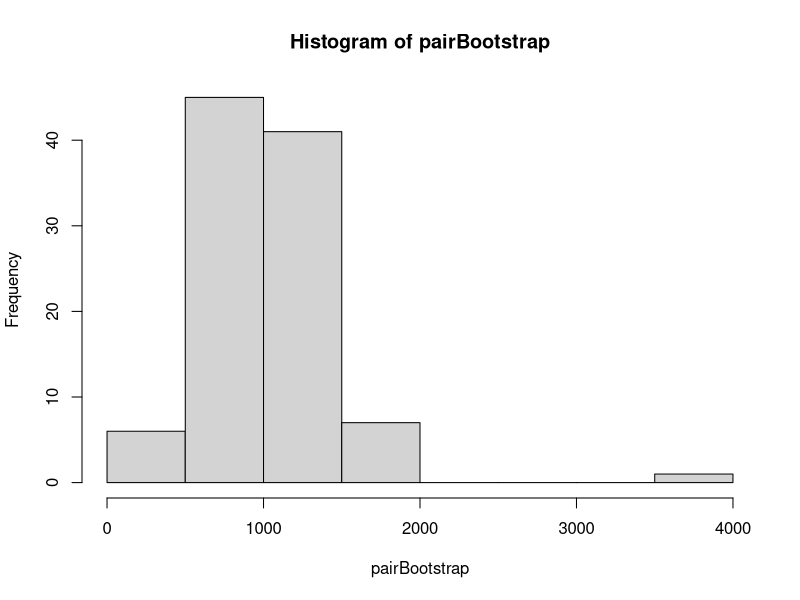
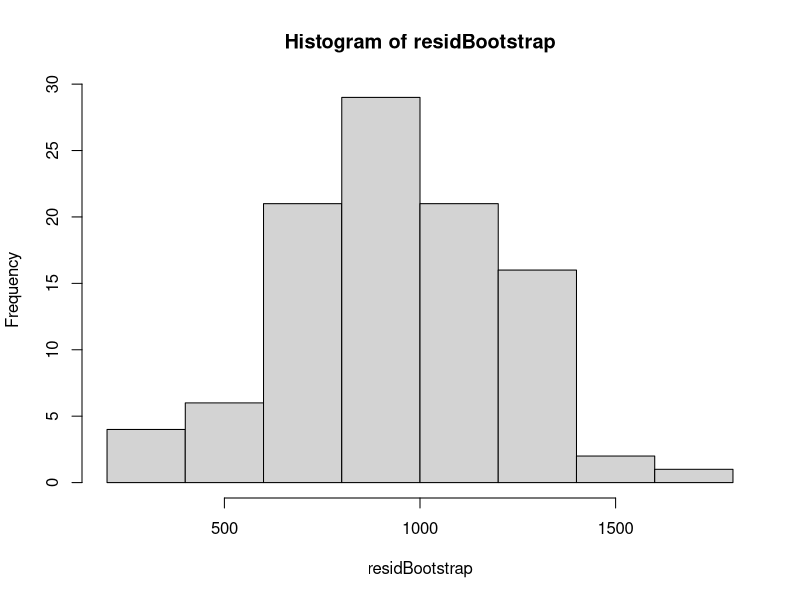

These figures' R source, in order:
regressionBootstrap = function(B) 
{
	
	#   Do first multiple linear regression
	
	unmploymentRate = (longley$Unemployed/10)/longley$Population;
	armedForcesRate = (longley$Armed.Forces/10)/longley$Population;
	origRgrsn = lm(longley$GNP ~ unmploymentRate + armedForcesRate);
	pairBootstrap = rep(0,B);
	residBootstrap = rep(0,B);
	
	for (j in 1:B) {
		
		resampledObs = base::sample(seq(1,16),16,replace=TRUE);
		
		#   bootstrap covariates and response
		
		newDataSet = longley[resampledObs,];
		newUnemploymentRate = (newDataSet$Unemployed/10)/newDataSet$Population;
		newArmedForcesRate = (newDataSet$Armed.Forces/10)/newDataSet$Population;
		newRgrsn = lm(newDataSet$GNP ~ newUnemploymentRate + newArmedForcesRate);
		pairBootstrap[j] = newRgrsn$coefficients[2];
		
		#   bootstrap residuals
		
		resampledResids = origRgrsn$residuals[resampledObs];
		alteredRspns = resampledResids + predict(origRgrsn);
		newResidRgrsn = lm(alteredRspns ~ unmploymentRate + armedForcesRate);
		residBootstrap[j] = newResidRgrsn$coefficients[2];
	}
	
	#par(mfrow = c(2,1));
	hist(pairBootstrap);
	hist(residBootstrap);
	
}

regressionBootstrap(100)
longdat <- longley





	
	unmploymentRate = (longley$Unemployed/10)/longley$Population
	armedForcesRate = (longley$Armed.Forces/10)/longley$Population
	origRgrsn = lm(longley$GNP ~ unmploymentRate + armedForcesRate)
	pairBootstrap = rep(0,100)
	residBootstrap = rep(0,100)
	
		resampledObs = base::sample(seq(1,16),16,replace=TRUE)